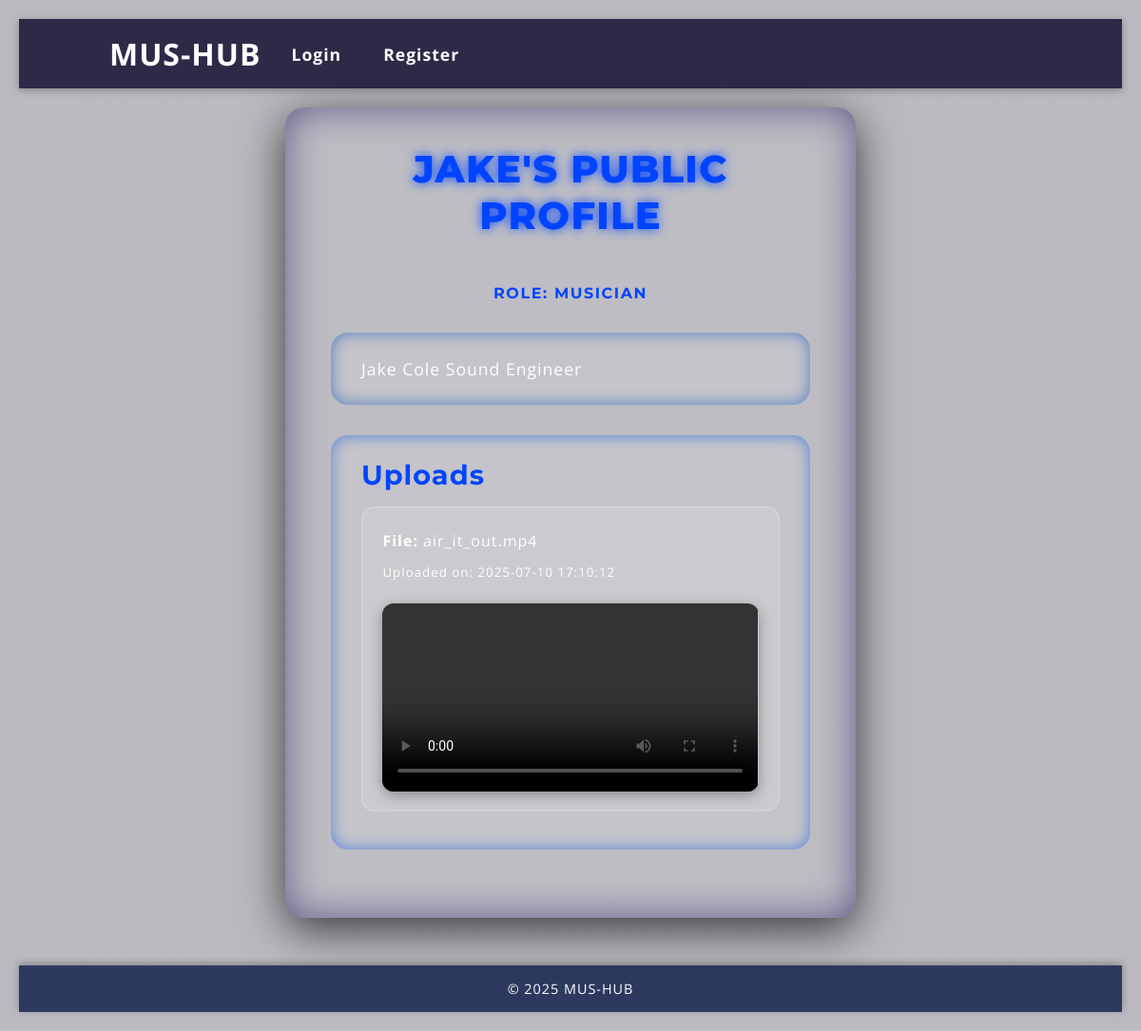
Page /user/1 on the committed database.
### app.py (models this page shows)
class User(db.Model):
    UserID = db.Column(db.Integer, primary_key=True)
    Username = db.Column(db.String(80), nullable=False)
    Email = db.Column(db.String(120), unique=True, nullable=False)
    Password = db.Column(db.String(200), nullable=False)
    Role = db.Column(db.String(20), nullable=False)
    Bio = db.Column(db.String(500))
    comments = db.relationship('Comment', backref='author', lazy=True)

class Content(db.Model):
    ContentID = db.Column(db.Integer, primary_key=True)
    UserID = db.Column(db.Integer, db.ForeignKey('user.UserID'), nullable=False)
    FilePath = db.Column(db.String(200), nullable=False)
    UploadDate = db.Column(db.DateTime, default=datetime.utcnow)
    user = db.relationship('User', backref='contents')

### app.py (the view)
@app.route('/user/<int:user_id>')
def public_profile(user_id):
    user = User.query.get_or_404(user_id)
    uploads = Content.query.filter_by(UserID=user_id).order_by(Content.UploadDate.desc()).all()
    return render_template('public_profile.html', user=user, uploads=uploads)

### app.py (called while the page is built)
@app.context_processor
def inject_now():
    return {
        'now': datetime.utcnow(),
        'current_user_id': session.get('user_id')
    }

### templates/public_profile.html (shortened to what this page needs)
{% extends "base.html" %}
{% block content %}
<div class="public-profile-container">
  <div class="public-header">{{ user.Username }}'s Public Profile</div>
  <div class="user-role">Role: {{ user.Role }}</div>
  <div class="user-bio">
    {{ user.Bio or "No bio provided yet." }}
  </div>
  <div class="uploads-section">
    <h3>Uploads</h3>
    {% if uploads %}
      {% for content in uploads %}
        <div class="upload-item">
          <p><strong>File:</strong> {{ content.FilePath }}</p>
          <p><small>Uploaded on: {{ content.UploadDate.strftime('%Y-%m-%d %H:%M:%S') }}</small></p>
          {% set ext = content.FilePath.split('.')[-1].lower() %}
          {% if ext in ['mp3', 'wav', 'ogg'] %}
            <audio controls>
              <source src="{{ url_for('static', filename='uploads/' ~ content.FilePath) }}" type="audio/{{ ext }}">
              Your browser does not support audio playback.
            </audio>
          {% elif ext in ['mp4', 'webm'] %}
            <video controls width="100%">
              <source src="{{ url_for('static', filename='uploads/' ~ content.FilePath) }}" type="video/{{ ext }}">
            </video>
          {% else %}
            <p>Preview not available for this file type.</p>
          {% endif %}
        </div>
      {% endfor %}
    {% else %}
      <p>This user hasn’t uploaded anything yet.</p>
    {% endif %}
  </div>
</div>
{% endblock %}
{% block extra_css %}
  <link rel="stylesheet" href="{{ url_for('static', filename='public_profile.css') }}">
{% endblock %}

### static/base.css (style rules this page uses)
:root { --background: #1a1a2e; --color: #ffffff; --primary-color: #0f3460; --accent-color: #0b0885; --glass-bg: rgba(255, 255, 255, 0.05); }
* { box-sizing: border-box; margin: 0; padding: 0; }
html { scroll-behavior: smooth; }
body { font-family: "Poppins", sans-serif; background: linear-gradient(135deg, var(--background), var(--primary-color)); color: var(--color); letter-spacing: 1px; min-height: 100vh; display: flex; flex-direction: column; padding: 20px 0; }

### static/public_profile.css (style rules this page uses)
:root { --background-color: rgba(26, 26, 46, 0.3); --color: #ffffff; --primary-color: #0f3460; --accent-color: #0044ff; --glass-bg: rgba(255, 255, 255, 0.05); --shadow-dark: rgba(0, 0, 0, 0.7); --shadow-light: rgba(37, 30, 100, 0.616); --font-family-heading: 'Montserrat', sans-serif; --font-family-body: 'Open Sans', sans-serif; }
body { margin: 0; padding: 20px; font-family: var(--font-family-body); background-image: linear-gradient(var(--background-color), var(--background-color)), url('https://images.unsplash.com/uploads/1412282232015a06e258a/4bdd2a58?fm=jpg&q=60&w=3000'); background-size: cover; background-position: center; background-repeat: no-repeat; background-blend-mode: multiply; color: var(--color); display: flex; justify-content: center; align-items: center; flex-direction: column; min-height: 100vh; overflow-y: auto; }
.public-profile-container { width: 600px; max-width: 95vw; background: var(--glass-bg); border-radius: 20px; box-shadow: 0 12px 48px var(--shadow-dark), inset 0 0 40px var(--shadow-light); padding: 2.5rem 3rem; backdrop-filter: blur(18px); -webkit-backdrop-filter: blur(18px); transition: box-shadow 0.3s ease; animation: slideUp 1s ease-out forwards; box-sizing: border-box; color: var(--color); }
.public-header { font-family: var(--font-family-heading); font-weight: 800; font-size: 2.5rem; color: var(--accent-color); text-align: center; margin-bottom: 3rem; letter-spacing: 1.2px; text-transform: uppercase; text-shadow: 0 0 12px var(--accent-color); user-select: none; }
.user-role { font-family: var(--font-family-heading); font-size: 1rem; font-weight: 700; color: var(--accent-color); text-transform: uppercase; text-align: center; letter-spacing: 0.1em; margin-bottom: 2rem; user-select: none; }
.user-bio { font-size: 1.1rem; font-family: var(--font-family-body); line-height: 1.6; background: rgba(255, 255, 255, 0.1); border-radius: 18px; padding: 1.5rem 2rem; margin-bottom: 2rem; box-shadow: inset 0 0 16px rgba(26, 86, 197, 0.658); user-select: text; transition: box-shadow 0.3s ease; }
.uploads-section { background: rgba(255, 255, 255, 0.1); padding: 1.5rem 2rem; border-radius: 18px; box-shadow: inset 0 0 16px rgba(11, 88, 231, 0.6); transition: box-shadow 0.3s ease; margin-bottom: 2rem; }
.uploads-section h3 { font-family: var(--font-family-heading); font-weight: 700; font-size: 1.8rem; color: var(--accent-color); margin-bottom: 1rem; user-select: none; }
.upload-item { background: rgba(255, 255, 255, 0.1); border-radius: 14px; padding: 1rem 1.4rem; margin-bottom: 1rem; box-shadow: inset 0 0 0 1.5px rgba(255, 255, 255, 0.2); transition: background 0.3s ease, box-shadow 0.3s ease; }
.upload-item p { font-size: 1rem; color: var(--color); line-height: 1.5; margin: 8px 0; font-family: var(--font-family-body); }
audio, video { width: 100%; max-width: 100%; margin-top: 14px; border-radius: 12px; box-shadow: 0 4px 14px rgba(0, 0, 0, 0.3); outline: none; }

### rows in the picture
User: Username "JAKE", Role "MUSICIAN", Bio "Jake Cole Sound Engineer"
Content: FilePath "air_it_out.mp4", UploadDate "2025-07-10 17:10:12"
